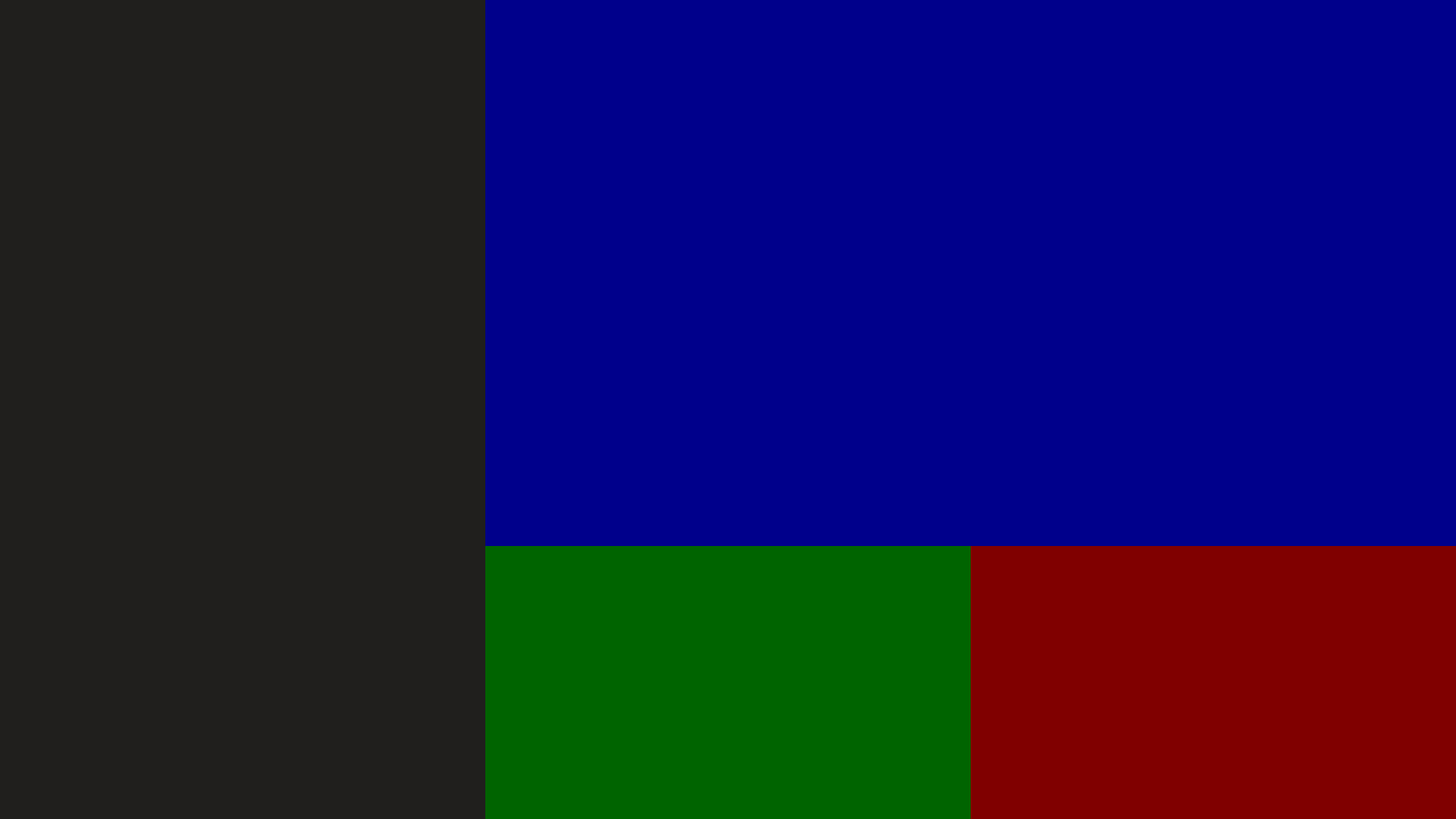
<?xml version="1.0" encoding="UTF-8"?>
<ui version="4.0">
 <class>MainWindow</class>
 <widget class="QMainWindow" name="MainWindow">
  <property name="geometry">
   <rect>
    <x>0</x>
    <y>0</y>
    <width>1920</width>
    <height>1080</height>
   </rect>
  </property>
  <property name="sizePolicy">
   <sizepolicy hsizetype="Fixed" vsizetype="Fixed">
    <horstretch>0</horstretch>
    <verstretch>0</verstretch>
   </sizepolicy>
  </property>
  <property name="minimumSize">
   <size>
    <width>1920</width>
    <height>1080</height>
   </size>
  </property>
  <property name="maximumSize">
   <size>
    <width>1920</width>
    <height>1080</height>
   </size>
  </property>
  <property name="windowTitle">
   <string>MainWindow</string>
  </property>
  <property name="windowOpacity">
   <double>1.000000000000000</double>
  </property>
  <property name="styleSheet">
   <string notr="true">background-color: #201F1D; 
color: #DCDCDC;</string>
  </property>
  <widget class="QWidget" name="centralwidget">
   <layout class="QGridLayout" name="gridLayout">
    <property name="leftMargin">
     <number>0</number>
    </property>
    <property name="topMargin">
     <number>0</number>
    </property>
    <property name="rightMargin">
     <number>0</number>
    </property>
    <property name="bottomMargin">
     <number>0</number>
    </property>
    <property name="spacing">
     <number>0</number>
    </property>
    <item row="0" column="1">
     <widget class="QLabel" name="primary_video_label">
      <property name="minimumSize">
       <size>
        <width>1280</width>
        <height>720</height>
       </size>
      </property>
      <property name="maximumSize">
       <size>
        <width>1280</width>
        <height>720</height>
       </size>
      </property>
      <property name="styleSheet">
       <string notr="true">background-color: darkblue;</string>
      </property>
      <property name="text">
       <string/>
      </property>
     </widget>
    </item>
    <item row="1" column="1">
     <layout class="QHBoxLayout" name="horizontalLayout">
      <property name="spacing">
       <number>0</number>
      </property>
      <item>
       <widget class="QLabel" name="secondary_video_label">
        <property name="minimumSize">
         <size>
          <width>640</width>
          <height>360</height>
         </size>
        </property>
        <property name="maximumSize">
         <size>
          <width>640</width>
          <height>360</height>
         </size>
        </property>
        <property name="styleSheet">
         <string notr="true">background-color:darkgreen;</string>
        </property>
        <property name="text">
         <string/>
        </property>
       </widget>
      </item>
      <item>
       <widget class="QLabel" name="tertiary_video_label">
        <property name="minimumSize">
         <size>
          <width>640</width>
          <height>360</height>
         </size>
        </property>
        <property name="maximumSize">
         <size>
          <width>640</width>
          <height>360</height>
         </size>
        </property>
        <property name="styleSheet">
         <string notr="true">background-color:maroon;</string>
        </property>
        <property name="text">
         <string/>
        </property>
       </widget>
      </item>
     </layout>
    </item>
    <item row="0" column="0">
     <spacer name="horizontalSpacer">
      <property name="orientation">
       <enum>Qt::Horizontal</enum>
      </property>
      <property name="sizeHint" stdset="0">
       <size>
        <width>40</width>
        <height>20</height>
       </size>
      </property>
     </spacer>
    </item>
   </layout>
  </widget>
 </widget>
 <resources/>
 <connections/>
</ui>
